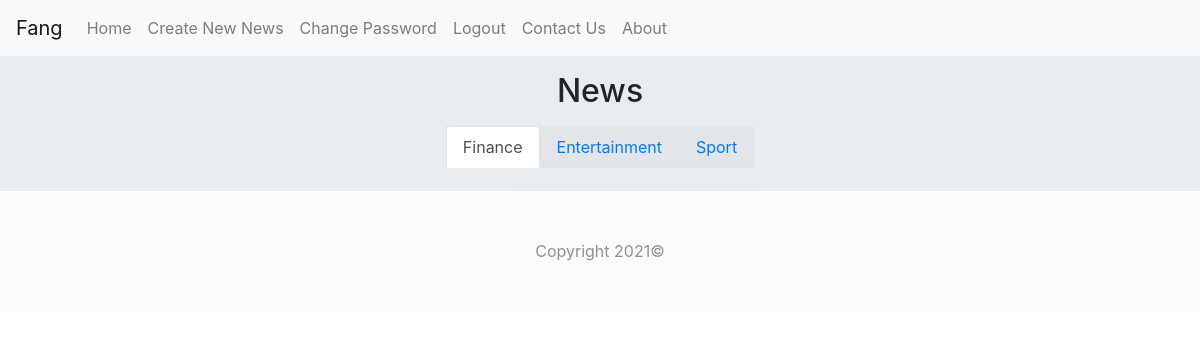
The page / (signed in) on the database its author committed.
### tables this page shows
CREATE TABLE `news_category` (
  `id` int(11) NOT NULL,
  `category` varchar(40) NOT NULL
);

### inc/util.php (called while the page is built, shortened)
<?php
function getAllCategory(){
    global $db;
    $sGet = $db->query("SELECT * FROM news_category;");
    $rGet = $sGet->fetchAll(PDO::FETCH_ASSOC);
    return $rGet;
}
?>

### index.php (the view, shortened to what this page needs)
<?php
include_once 'common/master.php';
include_once 'inc/util.php';
?>
<!DOCTYPE html>
<html lang="en">
<head>
  <?php
  $inlineStyle = '
  <style>
  .card img{
    max-height: 250px;
    min-height: 250px;
    height:250px;
  }
  .card-title,.card-text{
    width: 100%;
  white-space: nowrap;
  overflow: hidden;
  text-overflow: ellipsis // This is where the magic happens
  }
  .nav-item{
    cursor:pointer;
  }
  </style>';
  renderHeader([
    'description' => 'Home page',
    'author' => 'Fang',
    'dependencies' => [$inlineStyle]
  ]);
  ?>
</head>
<body>
  <?php include_once 'common/navbar.php'; ?>
  <div class="container-fluid" id="main-content">
    <div class="row">
        <div class="col-lg-12 mt-3 mx-10">
          <div class="row justify-content-md-center mb-2">
            <h2>News</h2>
          </div>
          <div class="row justify-content-md-center mb-2">
            <nav>
              <div class="nav nav-tabs" id="nav-tab" role="tablist" style="background-color:rgba(0,0,0,.03);">
                <?php
                  $categories = getAllCategory();
                  $i = 1;
                  foreach ($categories as $category){
                    echo "<a class=\"nav-item nav-link".($i == 1 ? " init-nav active" : "")."\" data-id=\"".$category['id']."\" onclick=\"viewNews(this);\">".$category['category']."</a>";
                    $i++;
                  }
                ?>
              </div>
            </nav>
          </div>
        </div>
    </div>
  </div>
  <?php renderCopyright(); ?>
</body>
</html>

### common/master.php (shortened to what this page needs)
<?php
function renderHeader($arr = null){
    echo '<meta charset="utf-8">
    <meta name="viewport" content="width=device-width, initial-scale=1, shrink-to-fit=no">
    <meta name="description" content="'.(($arr == null || !isset($arr['description']) || empty($arr['description'])) ? '' : $arr['description']).'">
    <meta name="author" content="'.(($arr == null || !isset($arr['author']) || empty($arr['author'])) ? '' : $arr['author']).'">
    <link rel="icon" href="'.(($arr == null || !isset($arr['favicon']) || empty($arr['favicon'])) ? '' : $arr['favicon']).'" type="image/jpg" sizes="16x16">
    <title>Home Page</title>
    <link rel="stylesheet" href="https://pro.fontawesome.com/releases/v5.10.0/css/all.css" />
    <link rel="stylesheet" href="https://stackpath.bootstrapcdn.com/bootstrap/4.5.2/css/bootstrap.min.css">
    <style>
      #main-content{
        background-color:#e9ecef;
        min-height: 100%;
        padding-bottom:15px;
      }
       .news-selection *{
           color: rgba(0,0,0,.9);
       }
       .news-selection *:hover{
           color: rgba(0,0,0,.9);
           text-decoration:none;
       }
       footer{
           bottom: 0;
       }
    </style>';
}
function renderCopyright($specialConfigure = null){
    echo '<footer style="opacity:0.5" class="py-5 bg-light sticky-bottom">
    <div class="container">
      <p class="m-0 text-center">Copyright '.date('Y').'&copy;</p>
    </div>
  </footer>';
}
?>

### common/navbar.php (shortened to what this page needs)
<nav class="navbar navbar-expand-lg navbar-light bg-light">
    <a class="navbar-brand" href="#">Fang</a>
    <div class="collapse navbar-collapse" id="navbarSupportedContent">
      <ul class="navbar-nav mr-auto">
        <li class="nav-item<?php echo ($_SERVER['PHP_SELF'] == '/index.php' ? ' active' : ''); ?>">
            <a class="nav-link" href="index.php">Home</a>
        </li>
        <?php if (!isset($_SESSION['usrid'])) { ?>
        <li class="nav-item<?php echo ($_SERVER['PHP_SELF'] == '/login.php' ? ' active' : ''); ?>">
          <a class="nav-link" href="login.php">Login</a>
        </li>
        <li class="nav-item<?php echo ($_SERVER['PHP_SELF'] == '/register.php' ? ' active' : ''); ?>">
            <a class="nav-link" href="register.php">Register</a>
        </li>
        <?php }else{ ?>
          <li class="nav-item<?php echo ($_SERVER['PHP_SELF'] == '/newNews.php' ? ' active' : ''); ?>">
              <a class="nav-link" href="newNews.php">Create New News</a>
          </li>
          <li class="nav-item<?php echo ($_SERVER['PHP_SELF'] == '/changepassword.php' ? ' active' : ''); ?>">
              <a class="nav-link" href="changepassword.php">Change Password</a>
          </li>
          <li class="nav-item<?php echo ($_SERVER['PHP_SELF'] == '/handler.php?a=logout' ? ' active' : ''); ?>">
              <a class="nav-link" href="/handler.php?a=logout">Logout</a>
          </li>
        <?php } ?>
        <li class="nav-item<?php echo ($_SERVER['PHP_SELF'] == '/contact.php' ? ' active' : ''); ?>">
            <a class="nav-link" href="contact.php">Contact Us</a>
        </li>
        <li class="nav-item<?php echo ($_SERVER['PHP_SELF'] == '/about.php' ? ' active' : ''); ?>">
          <a class="nav-link" href="about.php">About</a>
        </li>
      </ul>
    </div>
  </nav>

### common/master.php (style rules this page uses)
#main-content { background-color:#e9ecef; min-height: 100%; padding-bottom:15px; }
footer { bottom: 0; }

### index.php (style rules this page uses)
.nav-item { cursor:pointer; }

### rows shown on the page
news_category: category "Finance"
news_category: category "Entertainment"
news_category: category "Sport"
